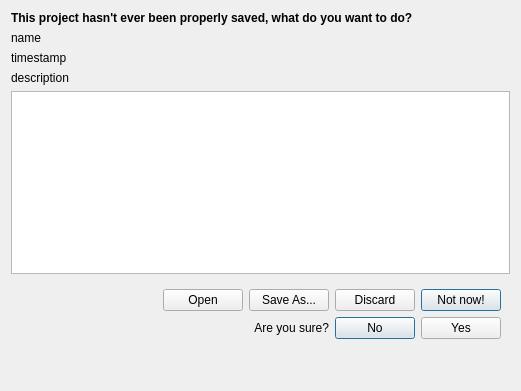
<?xml version="1.0" encoding="UTF-8"?>
<ui version="4.0">
 <class>Shaderkit::LimboDialog</class>
 <widget class="QWidget" name="Shaderkit::LimboDialog">
  <property name="geometry">
   <rect>
    <x>0</x>
    <y>0</y>
    <width>521</width>
    <height>391</height>
   </rect>
  </property>
  <property name="windowTitle">
   <string>Shaderkit project recovery</string>
  </property>
  <layout class="QVBoxLayout" name="verticalLayout">
   <item>
    <widget class="QLabel" name="label">
     <property name="text">
      <string>&lt;p style=&quot; font-weight:600;&quot;&gt;This project hasn't ever been properly saved, what do you want to do?&lt;/p&gt;</string>
     </property>
     <property name="wordWrap">
      <bool>true</bool>
     </property>
    </widget>
   </item>
   <item>
    <widget class="QLabel" name="name">
     <property name="text">
      <string>name</string>
     </property>
    </widget>
   </item>
   <item>
    <widget class="QLabel" name="timestamp">
     <property name="text">
      <string>timestamp</string>
     </property>
    </widget>
   </item>
   <item>
    <widget class="QLabel" name="description">
     <property name="text">
      <string>description</string>
     </property>
     <property name="wordWrap">
      <bool>true</bool>
     </property>
    </widget>
   </item>
   <item>
    <widget class="QListWidget" name="files">
     <property name="editTriggers">
      <set>QAbstractItemView::NoEditTriggers</set>
     </property>
     <property name="showDropIndicator" stdset="0">
      <bool>false</bool>
     </property>
     <property name="selectionBehavior">
      <enum>QAbstractItemView::SelectRows</enum>
     </property>
     <property name="verticalScrollMode">
      <enum>QAbstractItemView::ScrollPerPixel</enum>
     </property>
     <property name="horizontalScrollMode">
      <enum>QAbstractItemView::ScrollPerPixel</enum>
     </property>
     <property name="sortingEnabled">
      <bool>true</bool>
     </property>
    </widget>
   </item>
   <item>
    <widget class="QWidget" name="widget" native="true">
     <layout class="QGridLayout" name="gridLayout">
      <item row="1" column="0" colspan="3">
       <widget class="QLabel" name="sure_label">
        <property name="text">
         <string>Are you sure?</string>
        </property>
        <property name="alignment">
         <set>Qt::AlignRight|Qt::AlignTrailing|Qt::AlignVCenter</set>
        </property>
       </widget>
      </item>
      <item row="0" column="2">
       <widget class="QPushButton" name="save_as">
        <property name="text">
         <string>Save As...</string>
        </property>
       </widget>
      </item>
      <item row="0" column="1">
       <widget class="QPushButton" name="open_btn">
        <property name="text">
         <string>Open</string>
        </property>
       </widget>
      </item>
      <item row="0" column="4">
       <widget class="QPushButton" name="not_now_btn">
        <property name="text">
         <string>Not now!</string>
        </property>
        <property name="autoDefault">
         <bool>true</bool>
        </property>
        <property name="default">
         <bool>true</bool>
        </property>
       </widget>
      </item>
      <item row="0" column="0">
       <spacer name="horizontalSpacer">
        <property name="orientation">
         <enum>Qt::Horizontal</enum>
        </property>
        <property name="sizeHint" stdset="0">
         <size>
          <width>40</width>
          <height>20</height>
         </size>
        </property>
       </spacer>
      </item>
      <item row="0" column="3">
       <widget class="QPushButton" name="discard_btn">
        <property name="text">
         <string>Discard</string>
        </property>
       </widget>
      </item>
      <item row="1" column="3">
       <widget class="QPushButton" name="no_btn">
        <property name="text">
         <string>No</string>
        </property>
        <property name="autoDefault">
         <bool>true</bool>
        </property>
        <property name="default">
         <bool>true</bool>
        </property>
       </widget>
      </item>
      <item row="1" column="4">
       <widget class="QPushButton" name="yes_btn">
        <property name="text">
         <string>Yes</string>
        </property>
       </widget>
      </item>
     </layout>
    </widget>
   </item>
   <item>
    <spacer name="verticalSpacer">
     <property name="orientation">
      <enum>Qt::Vertical</enum>
     </property>
     <property name="sizeHint" stdset="0">
      <size>
       <width>20</width>
       <height>40</height>
      </size>
     </property>
    </spacer>
   </item>
  </layout>
 </widget>
 <resources/>
 <connections/>
</ui>
